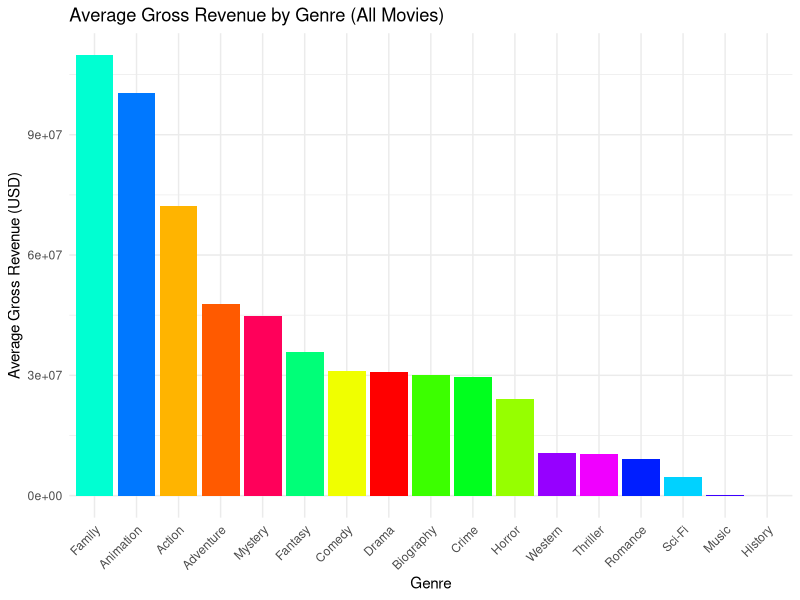
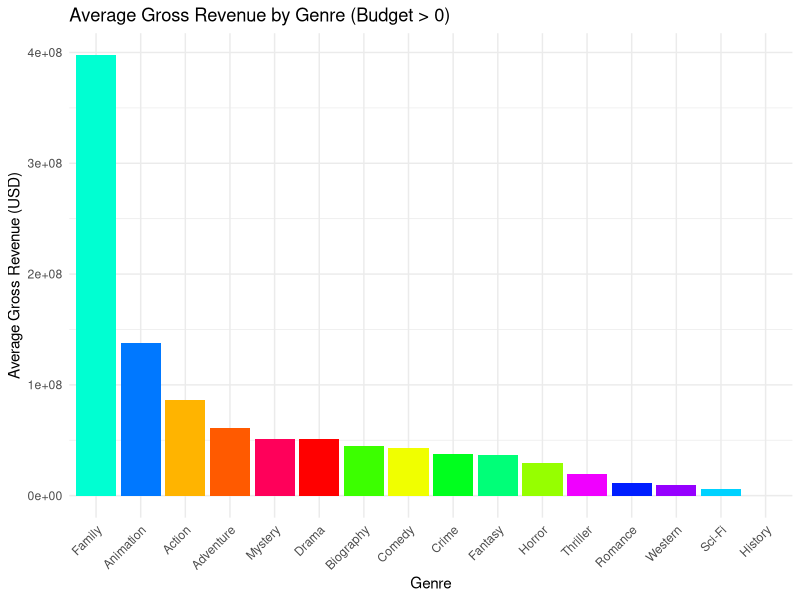

Reproduce these figures in R, in order.
# Load necessary libraries
library(ggplot2)
library(dplyr)

# Set working directory and load the dataset
setwd("C:\\Users\\zirad\\Downloads")
movies <- read.csv("new_movie_dataset.csv")

# Get a unique color for each genre
unique_genres <- unique(movies$genre)
genre_colors <- setNames(rainbow(length(unique_genres)), unique_genres)

# Plot 1: Average gross revenue by genre (including all movies)
avg_gross_all <- movies %>%
  group_by(genre) %>%
  summarise(avg_gross = mean(gross, na.rm = TRUE))  # Include all rows, even with budget = 0

plot1 <- ggplot(avg_gross_all, aes(x = reorder(genre, -avg_gross), y = avg_gross, fill = genre)) +
  geom_bar(stat = "identity", show.legend = FALSE) +
  labs(title = "Average Gross Revenue by Genre (All Movies)",
       x = "Genre",
       y = "Average Gross Revenue (USD)") +
  theme_minimal() +
  theme(axis.text.x = element_text(angle = 45, hjust = 1)) +
  scale_fill_manual(values = genre_colors)  # Use explicit genre colors

print(plot1)

# Plot 2: Average gross revenue by genre (excluding budget = 0 or NA)
avg_gross_filtered <- movies %>%
  filter(budget > 0 & !is.na(budget)) %>%  # Exclude rows with budget = 0 or NA
  group_by(genre) %>%
  summarise(avg_gross = mean(gross, na.rm = TRUE))

plot2 <- ggplot(avg_gross_filtered, aes(x = reorder(genre, -avg_gross), y = avg_gross, fill = genre)) +
  geom_bar(stat = "identity", show.legend = FALSE) +
  labs(title = "Average Gross Revenue by Genre (Budget > 0)",
       x = "Genre",
       y = "Average Gross Revenue (USD)") +
  theme_minimal() +
  theme(axis.text.x = element_text(angle = 45, hjust = 1)) +
  scale_fill_manual(values = genre_colors)  # Use explicit genre colors

print(plot2)
